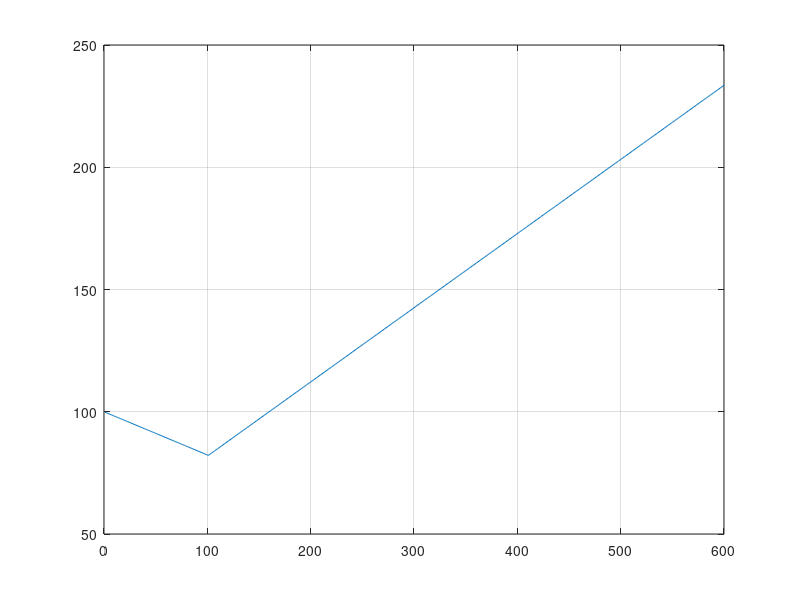

Recreate this plot in MATLAB.


%% User Parameters
duration            = 600;
start_val           = 100;
end_val             = 234;
bend                = -40;
bend_peak_time      = 100;

%% Intermediate Calculations

bend_peak_pre_dur = bend_peak_time;
bend_peak_post_dur = duration-bend_peak_time;

bend_pre_increment = bend/bend_peak_pre_dur;
bend_post_increment = -1*bend/bend_peak_post_dur;

span = end_val-start_val; 
slope = span/duration;

bend_addval = 0;
bend_state = 0; %pre
for inc = 1:duration
    
   
    if(bend_state == 0) %pre
   
        bend_addval = bend_addval + bend_pre_increment;
        if(bend > 0) 
            if(bend_addval >= bend)
                bend_state = 1;
            end
        else
            if(bend_addval <= bend)
                bend_state = 1;
            end
        end
        
    else
        bend_addval = bend_addval + bend_post_increment;       
    end
    
    curve(inc) = start_val + slope*inc + bend_addval;
    
end

%%

figure(1); clf; 
plot(1:duration, curve);
grid on;